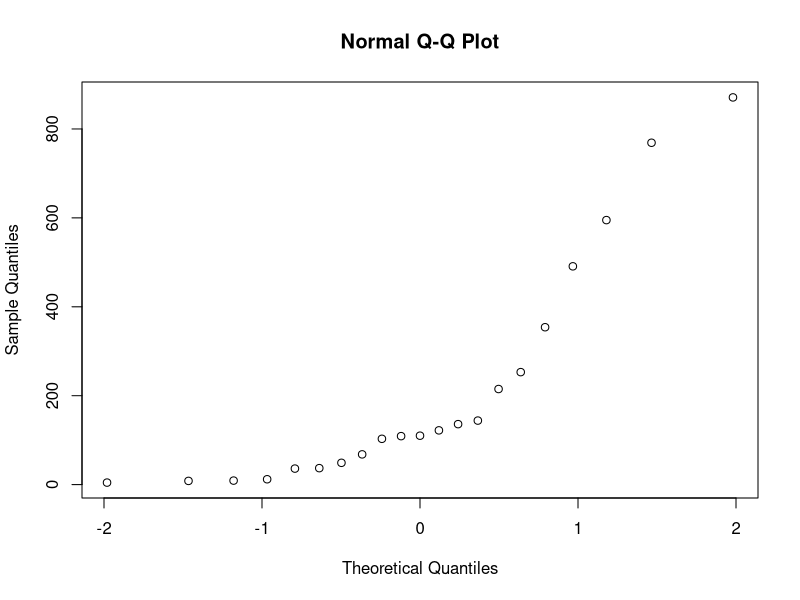
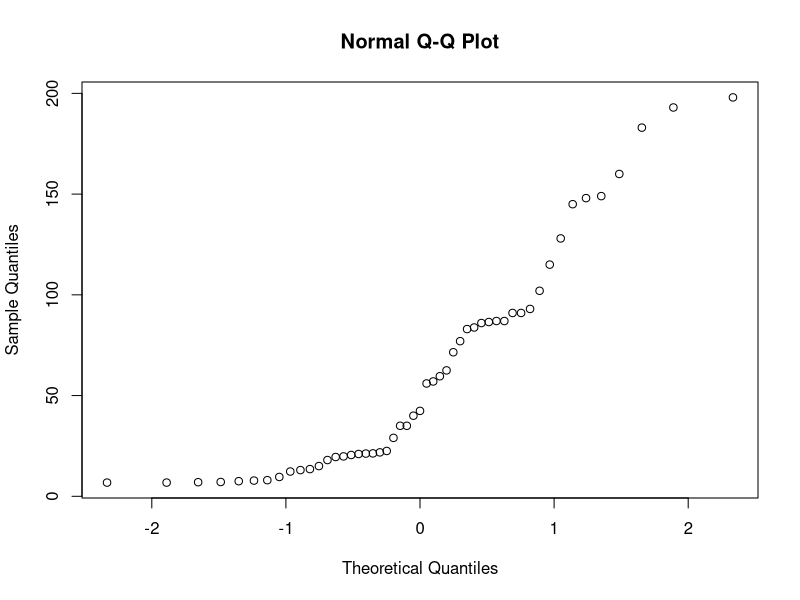
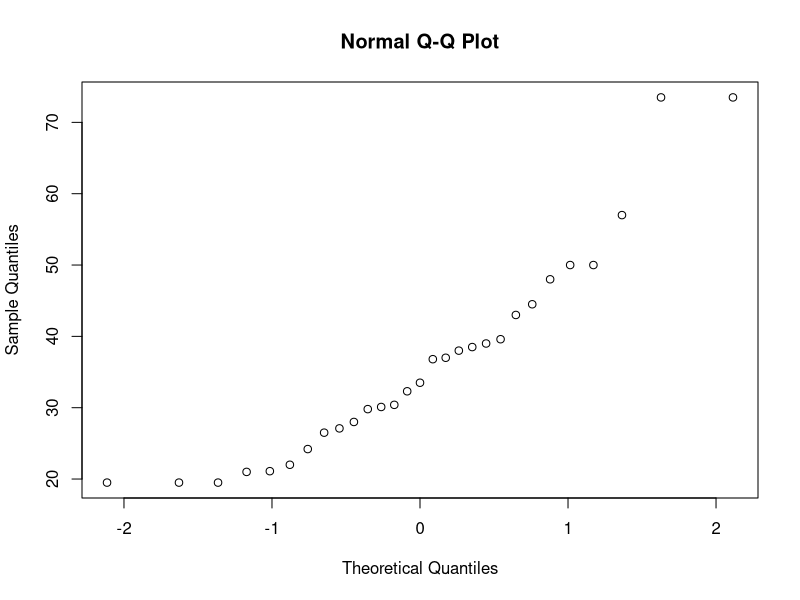
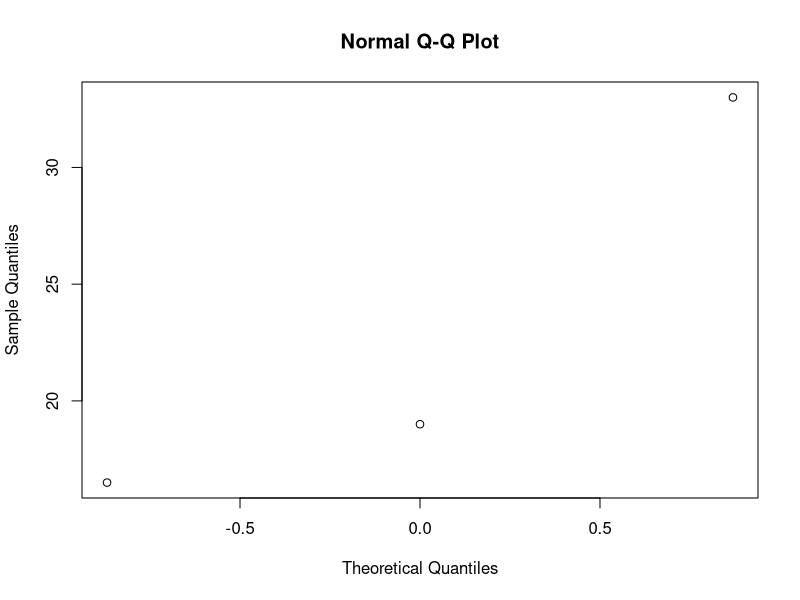
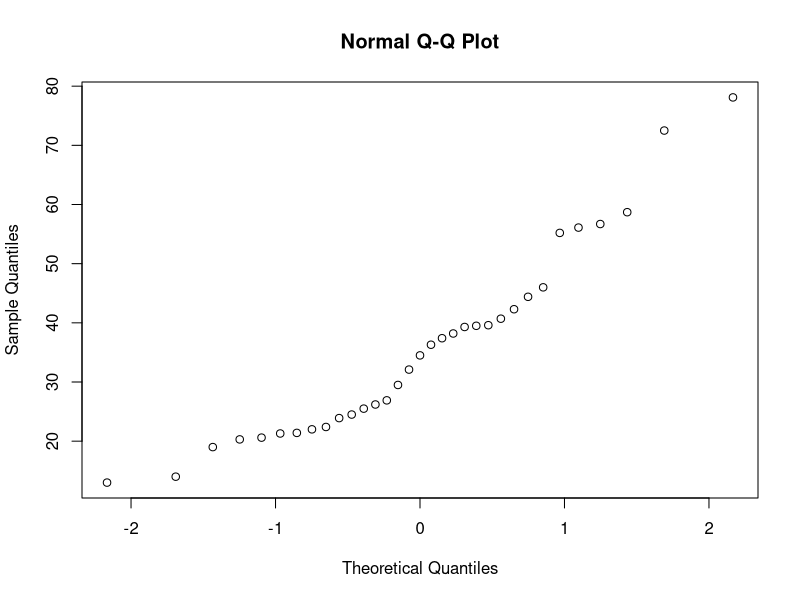
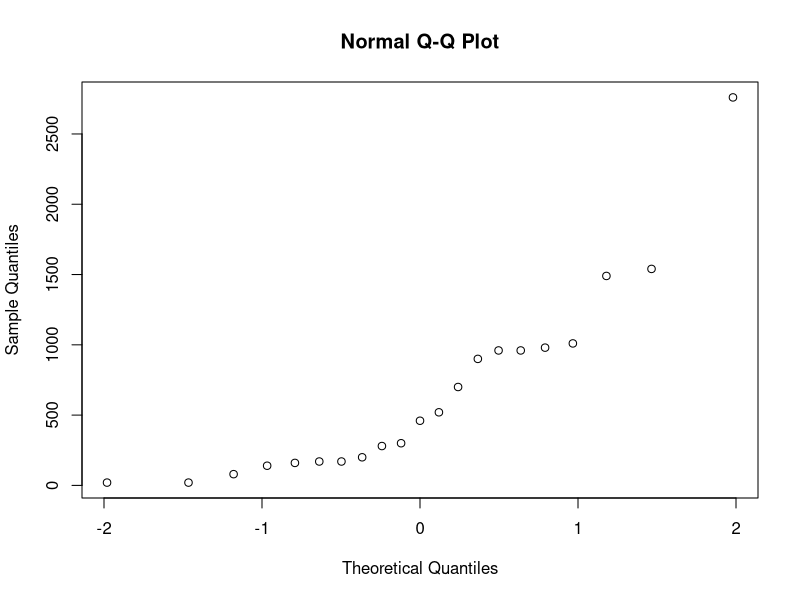
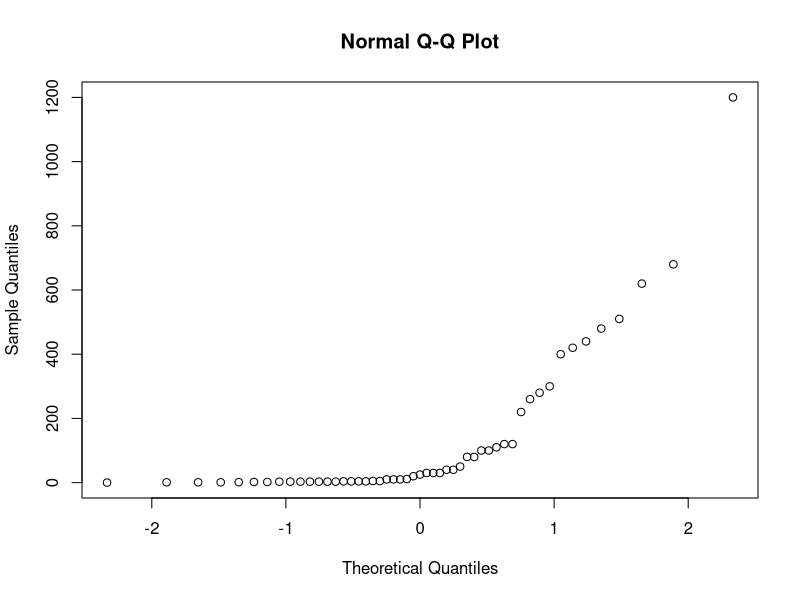
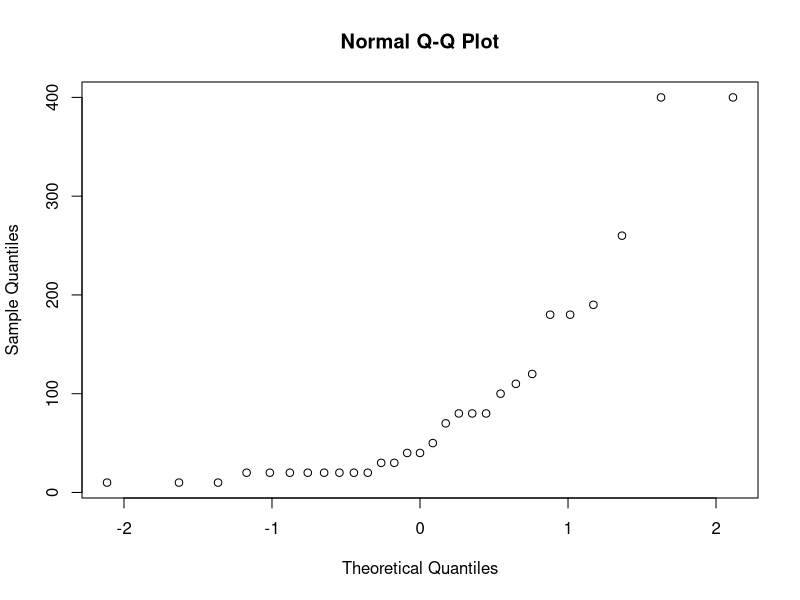

The R script that drew these images, in order: (Note: this script raises an error after producing the figures.)
#### Spring 2019 - Algal structure work - extended from CSUN M.S. work ####
# Clear Workspace 
#rm(list=ls())

library(tidyverse)
library(ggplot2)
library(cowplot)
library(patchwork)

# Algal volume and surface area were calculated as the values predicted from the power equations when applied to mean height and multiplied by density for each species on each transect, and then summed across all species on the transect.

#### (1) Part 1 - Building models ####
#### (2) Data upload ####
setwd("/Users/icarus2/Documents/Software/R/Tidy Workshop/Git/algalstructure_pub/Data_for_pub/")
alg <- read.csv("algalstructure_R.csv")


#### (3) Data Wrangling ####
# Height
MAPY_H <- subset(alg, subset = Species == "MAPY", select = Height)
SAHO_H <- subset(alg, subset = Species == "SAHO", select = Height)
SAPA_H <- subset(alg, subset = Species == "SAPA", select = Height)
SAMU_H <- subset(alg, subset = Species == "SAMU", select = Height)
STOS_H <- subset(alg, subset = Species == "STOS", select = Height)

# Volume
MAPY_V <- subset(alg, subset = Species == "MAPY", select = Vol)
SAHO_V <- subset(alg, subset = Species == "SAHO", select = Vol)
SAPA_V <- subset(alg, subset = Species == "SAPA", select = Vol)
SAMU_V <- subset(alg, subset = Species == "SAMU", select = Vol)
STOS_V <- subset(alg, subset = Species == "STOS", select = Vol)

# Surface area
MAPY_SA <- subset(alg, subset = Species == "MAPY", select = SA)
SAHO_SA <- subset(alg, subset = Species == "SAHO", select = SA)
SAPA_SA <- subset(alg, subset = Species == "SAPA", select = SA)
SAMU_SA <- subset(alg, subset = Species == "SAMU", select = SA)
STOS_SA <- subset(alg, subset = Species == "STOS", select = SA)


#### (4) Step 1: Run this for data wrangling - All together ####
MAPY<-subset(alg, subset = Species == "MAPY")
SAHO<-subset(alg, subset = Species == "SAHO")
SAPA<-subset(alg, subset = Species == "SAPA")
SAMU<-subset(alg, subset = Species == "SAMU")
STOS<-subset(alg, subset = Species == "STOS")



#### Satisfy assumptions ####
# Linear distribution
qqnorm(MAPY_H$Height)  # NO
qqnorm(SAHO_H$Height)  # NO
qqnorm(SAPA_H$Height)  # NO
qqnorm(SAMU_H$Height)  # NO
qqnorm(STOS_H$Height)  # Yes, ish - maybe linear fit

qqnorm(MAPY_V$Vol)  # NO
qqnorm(SAHO_V$Vol)  # NO
qqnorm(SAPA_V$Vol)  # NO
qqnorm(SAMU_V$Vol)  # NO
qqnorm(STOS_V$Vol)  # NO

qqnorm(MAPY_SA$SA)  # NO
qqnorm(SAHO_SA$SA)  # NO
qqnorm(SAPA_SA$SA)  # NO
qqnorm(SAMU_SA$SA)  # NO
qqnorm(STOS_SA$SA)  # NO

# Homogenity of variances
hov(Height~Species, data=alg)   # Satisfied
hov(Vol~Species, data=alg)      # Satisfied
hov(SA~Species, data=alg)       # Satisfied


#### ANOVA - Do metrics differ among species ####
height_anova <- aov(Height~Species,data=alg)   # Yes
summary(height_anova)      

vol_anova <- aov(Vol~Species,data=alg)   # Yes
summary(vol_anova)      

SA_anova <- aov(SA~Species,data=alg)   # Yes
summary(vol_anova)      


#### Initial plot data ####

# Height v. Vol

# M. pyrifera
ggplot(subset(alg,Species %in% "MAPY")) + 
  geom_point(aes(Height,Vol,group=Species)) +
  geom_smooth(aes(Height,Vol,group=Species),method = "lm")

# S. horneri
ggplot(subset(alg,Species %in% "SAHO")) + 
  geom_point(aes(Height,Vol,group=Species)) +
  geom_smooth(aes(Height,Vol,group=Species),method = "lm")

# S. palmeri
ggplot(subset(alg,Species %in% "SAPA")) + 
  geom_point(aes(Height,Vol,group=Species)) +
  geom_smooth(aes(Height,Vol,group=Species),method = "lm")

# S. muticum
ggplot(subset(alg,Species %in% "SAMU")) + 
  geom_point(aes(Height,Vol,group=Species)) +
  geom_smooth(aes(Height,Vol,group=Species),method = "lm")

# S. osmundacea ---> Must remove high volume (300 mL sample)
ggplot(subset(alg,Species %in% "STOS")) + 
  geom_point(aes(Height,Vol,group=Species)) +
  geom_smooth(aes(Height,Vol,group=Species),method = "lm")

#
# Height v. Sfc

# M. pyrifera
ggplot(subset(alg,Species %in% "MAPY")) + 
  geom_point(aes(Height,SA,group=Species)) +
  geom_smooth(aes(Height,SA,group=Species),method = "lm")

# S. horneri
ggplot(subset(alg,Species %in% "SAHO")) + 
  geom_point(aes(Height,SA,group=Species)) +
  geom_smooth(aes(Height,SA,group=Species),method = "lm")

# S. palmeri
ggplot(subset(alg,Species %in% "SAPA")) + 
  geom_point(aes(Height,SA,group=Species)) +
  geom_smooth(aes(Height,SA,group=Species),method = "lm")

# S. muticum
ggplot(subset(alg,Species %in% "SAMU")) + 
  geom_point(aes(Height,SA,group=Species)) +
  geom_smooth(aes(Height,SA,group=Species),method = "lm")

# S. osmundacea
ggplot(subset(alg,Species %in% "STOS")) + 
  geom_point(aes(Height,SA,group=Species)) +
  geom_smooth(aes(Height,SA,group=Species),method = "lm")


#### (5) Part 2 - Actual Models ####
# coefficents used for start
# MAPY
lm(log(Vol)~log(Height),data=subset(alg, Species=="MAPY")) 
lm(log(SA)~log(Height),data=subset(alg, Species=="MAPY")) 

# SAHO
lm(log(Vol)~log(Height),data=SAHO) 
lm(log(SA)~log(Height),data=SAHO)

# SAPA
lm(log(Vol)~log(Height),data=SAPA) 
lm(log(SA)~log(Height),data=SAPA)

# STOS
lm(log(Vol)~log(Height),data=STOS) 
lm(log(SA)~log(Height),data=STOS)

## power model -- coefficients from section above  
# MAPY
MAPY_vol<- nls(Vol ~ a * (Height)^b, start=list(a=3.007,b=0.631), data= MAPY)
MAPY_sfc<- nls(SA ~ a * Height^b, start=list(a=5.8353,b=0.3443), data= MAPY)

# SAHO
SAHO_vol<- nls(Vol ~ a * Height^b, start=list(a=-3.682,b=1.851), data= SAHO)
SAHO_sfc<- nls(SA ~ a * Height^b, start=list(a=2.711,b=1.013), data= SAHO)

# SAPA
SAPA_vol<- nls(Vol ~ a * Height^b, start=list(a=0.7099,b=1.3142), data= SAPA)
SAPA_sfc<- nls(SA ~ a * Height^b, start=list(a=2.213,b=1.462), data= SAPA)

# STOS
STOS_vol<- nls(Vol ~ a * Height^b, start=list(a=2.7161,b=0.3443), data= STOS)
STOS_sfc<- nls(SA ~ a * Height^b, start=list(a=6.0245,b=0.1717), data= STOS)

## Summaries
# MAPY
summary(MAPY_vol)
summary(MAPY_sfc)

# SAHO
summary(SAHO_vol)
summary(SAHO_sfc)

# SAPA
summary(SAPA_vol)
summary(SAPA_sfc)

# STOS
summary(STOS_vol)
summary(STOS_sfc)

## Goodness of fit
# MAPY
MAPY_VOL_GOF<-cor(MAPY$Vol,predict(MAPY_vol))
MAPY_SFC_GOF<-cor(MAPY$SA,predict(MAPY_sfc))

# SAHO
SAHO_VOL_GOF<-cor(SAHO$Vol,predict(SAHO_vol))
SAHO_SFC_GOF<-cor(SAHO$SA,predict(SAHO_sfc))

# SAPA
SAPA_VOL_GOF<-cor(SAPA$Vol,predict(SAPA_vol))
SAPA_SFC_GOF<-cor(SAPA$SA,predict(SAPA_sfc))

# STOS
STOS_VOL_GOF<-cor(STOS$Vol,predict(STOS_vol))
STOS_SFC_GOF<-cor(STOS$SA,predict(STOS_sfc))

models_vol_r2<-data.frame(rbind(MAPY_VOL_GOF,SAHO_VOL_GOF,SAPA_VOL_GOF,STOS_VOL_GOF))
models_sfc_r2<-data.frame(rbind(MAPY_SFC_GOF,SAHO_SFC_GOF,SAPA_SFC_GOF,STOS_SFC_GOF))

## plots 
# MAPY
MAPY_V_plot<-ggplot(MAPY, aes(x = Height,y = Vol)) + 
  geom_point() + 
  theme_bw() +
  theme(panel.border = element_rect(colour = "black", fill=NA, size=1)) +
  scale_y_continuous(limits = c(0,2000)) +
  geom_smooth(method = 'nls', se = FALSE,
              method.args = list(formula = y ~ a * (x^b), 
                                 start = list(a=3.01,b=0.63)))

MAPY_SA_plot<-ggplot(MAPY, aes(x = Height,y = SA)) + 
  geom_point() + 
  theme_bw() +
  theme(panel.border = element_rect(colour = "black", fill=NA, size=1)) +
  scale_y_continuous(limits = c(0,8000)) +
  geom_smooth(method = 'nls', se = FALSE,
              method.args = list(formula = y ~ a * (x^b), 
                                 start = list(a=5.8353,b=0.3443)))

# new per-reviewer
MAPY_SAV_plot<-ggplot(MAPY, aes(x = SA,y = Vol)) + 
  geom_point() + 
  theme_bw() +
  theme(panel.border = element_rect(colour = "black", fill=NA, size=1)) +
  scale_y_continuous(limits = c(0,3000)) +
  scale_x_continuous(limits = c(0,6000)) +
  ggtitle('MAPY')



# SAHO
SAHO_V_plot<-ggplot(SAHO, aes(x = Height,y = Vol)) + 
  geom_point() + 
  theme_bw() +
  theme(panel.border = element_rect(colour = "black", fill=NA, size=1)) +
  scale_y_continuous(limits = c(0,2000)) +
  geom_smooth(method = 'nls', se = FALSE,
              method.args = list(formula = y ~ a * (x^b), 
                                 start = list(a=-3.682,b=1.851)))

SAHO_SA_plot<-ggplot(SAHO, aes(x = Height,y = SA)) + 
  geom_point() + 
  theme_bw() +
  theme(panel.border = element_rect(colour = "black", fill=NA, size=1)) +
  scale_y_continuous(limits = c(0,8000)) +
  geom_smooth(method = 'nls', se = FALSE,
              method.args = list(formula = y ~ a * (x^b), 
                                 start = list(a=2.711,b=1.013)))

# new per-reviewer
SAHO_SAV_plot<-ggplot(SAHO, aes(x = SA,y = Vol)) + 
  geom_point() + 
  theme_bw() +
  theme(panel.border = element_rect(colour = "black", fill=NA, size=1),
        axis.title.y=element_blank()) +
  scale_y_continuous(limits = c(0,1500)) +
  ggtitle('SAHO')



# SAPA
SAPA_V_plot<-ggplot(SAPA, aes(x = Height,y = Vol)) + 
  geom_point() + 
  theme_bw() +
  theme(panel.border = element_rect(colour = "black", fill=NA, size=1)) +
  scale_y_continuous(limits = c(0,2000)) +
  geom_smooth(method = 'nls', se = FALSE,
              method.args = list(formula = y ~ a * (x^b), 
                                 start = list(a=0.7099,b=1.3142)))

SAPA_SA_plot<-ggplot(SAPA, aes(x = Height,y = SA)) + 
  geom_point() + 
  theme_bw() +
  theme(panel.border = element_rect(colour = "black", fill=NA, size=1)) +
  scale_y_continuous(limits = c(0,8000)) +
  geom_smooth(method = 'nls', se = FALSE,
              method.args = list(formula = y ~ a * (x^b), 
                                 start = list(a=2.213,b=1.462)))

# new per-reviewer
SAPA_SAV_plot<-ggplot(SAPA, aes(x = SA,y = Vol)) + 
  geom_point() + 
  theme_bw() +
  theme(panel.border = element_rect(colour = "black", fill=NA, size=1),
        axis.title.y=element_blank()) +
  scale_y_continuous(limits = c(0,600)) +
  ggtitle('SAPA')



# STOS
STOS_V_plot<-ggplot(STOS, aes(x = Height,y = Vol)) + 
  geom_point() + 
  theme_bw() +
  theme(panel.border = element_rect(colour = "black", fill=NA, size=1)) +
  scale_y_continuous(limits = c(0,2000)) +
  geom_smooth(method = 'nls', se = FALSE,
              method.args = list(formula = y ~ a * (x^b), 
                                 start = list(a=2.7161,b=0.3443)))

STOS_SA_plot<-ggplot(STOS, aes(x = Height,y = SA)) + 
  geom_point() + 
  theme_bw() +
  theme(panel.border = element_rect(colour = "black", fill=NA, size=1)) +
  scale_y_continuous(limits = c(0,8000)) +
  geom_smooth(method = 'nls', se = FALSE,
              method.args = list(formula = y ~ a * (x^b), 
                                 start = list(a=6.0245,b=0.1717)))

# new per-reviewer
STOS_SAV_plot<-ggplot(STOS, aes(x = SA,y = Vol)) + 
  geom_point() + 
  theme_bw() +
  theme(panel.border = element_rect(colour = "black", fill=NA, size=1), 
        axis.title.y=element_blank()) +
  scale_y_continuous(limits = c(0,400)) +
  ggtitle('STOS')






structure_models<-plot_grid(MAPY_V_plot,SAHO_V_plot,SAPA_V_plot,STOS_V_plot,MAPY_SA_plot,SAHO_SA_plot,SAPA_SA_plot,STOS_SA_plot, labels = c("MAPY","SAHO","SAPA","STNE","MAPY","SAHO","SAPA","STNE"), ncol = 4, nrow = 2, align = "v")

structure_models_SAV <- MAPY_SAV_plot + SAHO_SAV_plot +SAPA_SAV_plot+STOS_SAV_plot+  plot_layout(ncol = 4)


ggsave("/Users/icarus2/Documents/Software/R/Tidy Workshop/Git/algalstructure_pub/Figures/structure_models_SAV.eps", plot = structure_models_SAV, width = 10, height = 2.7)


#### (6) Predict Volume -- HAVE TO MODIFY COLUMN NAMES TO MATCH MODELS --- looks to be something weird with Mapy ####
field <- read.csv("algal_height_field.csv")

# MAPY
MAPY_Height <- data.frame(Height = field$MAPY_H_plant) ## make a new vector
MAPY_VOL_PREDICT <- data.frame(predict(MAPY_vol, newdata = MAPY_Height))
colnames(MAPY_VOL_PREDICT)[1] <- "MAPY_VOL"


# SAHO
SAHO_Height <- data.frame(Height = field$SAHO_H) ## make a new vector
SAHO_VOL_PREDICT <- data.frame(predict(SAHO_vol, newdata = SAHO_Height))
colnames(SAHO_VOL_PREDICT)[1] <- "SAHO_VOL"

# SAPA
SAPA_Height <- data.frame(Height = field$SAPA_H) ## make a new vector
SAPA_VOL_PREDICT <- data.frame(predict(SAPA_vol, newdata = SAPA_Height))
colnames(SAPA_VOL_PREDICT)[1] <- "SAPA_VOL"

# STOS
STOS_Height <- data.frame(Height = field$STOS_H) ## make a new vector
STOS_VOL_PREDICT <- data.frame(predict(STOS_vol, newdata = STOS_Height))
colnames(STOS_VOL_PREDICT)[1] <- "STOS_VOL"


#### (7) Predict Surface area -- HAVE TO MODIFY COLUMN NAMES TO MATCH MODELS --- looks to be something weird with Mapy ####
# MAPY
MAPY_Height <- data.frame(Height = field$MAPY_H_plant) ## make a new vector
MAPY_sfc_PREDICT <- data.frame(predict(MAPY_sfc, newdata = MAPY_Height))
colnames(MAPY_sfc_PREDICT)[1] <- "MAPY_SA"

# SAHO
SAHO_Height <- data.frame(Height = field$SAHO_H) ## make a new vector
SAHO_sfc_PREDICT <- data.frame(predict(SAHO_sfc, newdata = SAHO_Height))
colnames(SAHO_sfc_PREDICT)[1] <- "SAHO_SA"

# SAPA
SAPA_Height <- data.frame(Height = field$SAPA_H) ## make a new vector
SAPA_sfc_PREDICT <- data.frame(predict(SAPA_sfc, newdata = SAPA_Height))
colnames(SAPA_sfc_PREDICT)[1] <- "SAPA_SA"

# STOS
STOS_Height <- data.frame(Height = field$STOS_H) ## make a new vector
STOS_sfc_PREDICT <- data.frame(predict(STOS_sfc, newdata = STOS_Height))
colnames(STOS_sfc_PREDICT)[1] <- "STOS_SA"


## Write to new csv
`algal_volume`<-cbind(field$Season,field$Site,field$Tran,MAPY_VOL_PREDICT,SAHO_VOL_PREDICT,SAPA_VOL_PREDICT,STOS_VOL_PREDICT)
algal_sfc<-cbind(field$Season,field$Site,field$Tran,MAPY_sfc_PREDICT,SAHO_sfc_PREDICT,SAPA_sfc_PREDICT,STOS_sfc_PREDICT)


#### (8) Step 4 -- USE ME INSTEAD OF STEP 3 -- run this to build a new dataframe to run analyses with  ####
#setwd("~/Documents/Research/M.S. Thesis/Catalina Data/Data/Main Setup & Analysis/R/Ecology/algal structure - new models")
field <- read.csv("algal_height_field.csv")

colnames(MAPY_Height)[1] <- "MAPY_H"
colnames(SAHO_Height)[1] <- "SAHO_H"
colnames(SAPA_Height)[1] <- "SAPA_H"
colnames(STOS_Height)[1] <- "STOS_H"

algal_all_structure<-cbind(field$Season,field$Site,field$Tran,MAPY_Height,SAHO_Height,SAPA_Height,STOS_Height,MAPY_VOL_PREDICT,SAHO_VOL_PREDICT,SAPA_VOL_PREDICT,STOS_VOL_PREDICT,MAPY_sfc_PREDICT,SAHO_sfc_PREDICT,SAPA_sfc_PREDICT,STOS_sfc_PREDICT)

# Sum Volume across species
vol_colnms=c("MAPY_VOL", "SAHO_VOL", "SAPA_VOL", "STOS_VOL")
algal_all_structure$Total_volume<-rowSums(algal_all_structure[,vol_colnms],na.rm = T)

# Sum surface area across species
sa_colnms=c("MAPY_SA", "SAHO_SA", "SAPA_SA", "STOS_SA")
algal_all_structure$Total_SA<-rowSums(algal_all_structure[,sa_colnms],na.rm = T)

# mean height across species
H_colnms=c("MAPY_H", "SAHO_H", "SAPA_H", "STOS_H")
algal_all_structure$Total_H<-rowMeans(algal_all_structure[,H_colnms],na.rm = T)

setwd("/Users/icarus2/Documents/Software/R/Tidy Workshop/Git/algalstructure_pub/Data_for_pub/")

write.csv(algal_all_structure,"/Users/icarus2/Documents/Software/R/Tidy Workshop/Git/algalstructure_pub/Data_for_pub/algal_all_structure.csv")

#### (9) Wide to longform -- shooting for converting individual thallus height to SA/VOL, instead of transect averages ####

setwd("/Users/icarus2/Documents/Software/R/Tidy Workshop/Git/algalstructure_pub/Data_for_pub/Data Tidying")
SAHO_WIDE <- read.csv("SAHO_WIDE.csv",check.names=FALSE)
SAPA_WIDE <- read.csv("SAPA_WIDE.csv",check.names=FALSE)
STOS_WIDE <- read.csv("STOS_WIDE.csv",check.names=FALSE)
MAPY_WIDE <- read.csv("MAPY_WIDE.csv",check.names=FALSE)


SAHO_LONG <- SAHO_WIDE %>% gather(Height, Count, c(`3`:`210`),convert = TRUE)
MAPY_LONG <- MAPY_WIDE %>% gather(Height, Count, c(`50`:`900`),convert = TRUE)
SAPA_LONG <- SAPA_WIDE %>% gather(Height, Count, c(`7`:`80`),convert = TRUE)
STOS_LONG <- STOS_WIDE %>% gather(Height, Count, c(`7`:`60`),convert = TRUE)

#### (10) New predictions ####
# (1) Have to predict for individual heights
# (2) Multiply conversions by abundance ("SA_2")
# (3) Spread back to wide format
# (4) Sum up predictions, divide by abundance ("SA_f")
# (5) MUST SUM ALL VOLUME AND SURFACE AREA ACROSS SPECIES 

## Predict Surface area and volume
# MAPY
MAPY_LONG$SA <- NA
MAPY_LONG$VOL <- NA
MAPY_LONG$SA<-predict(MAPY_sfc, newdata = MAPY_LONG) # Step 1 - sfc
MAPY_LONG$VOL<-predict(MAPY_vol, newdata = MAPY_LONG) # Step 1 - vol

MAPY_LONG$SA_2 <- MAPY_LONG$SA * MAPY_LONG$Count # Step 2 - sfc
MAPY_LONG$VOL_2 <- MAPY_LONG$VOL * MAPY_LONG$Count # Step 2 - vol

MAPY_LONG_F<-MAPY_LONG %>%  # Step 4 - both sfc and vol
  dplyr::group_by(SEASON,SITE,TRAN) %>% 
  dplyr::summarize(SA_3 = sum(SA_2), VOL_3 = sum(VOL_2),MAPY_DENS = sum(Count)) %>%
  dplyr::mutate(SA_f = SA_3/MAPY_DENS, VOL_f = VOL_3/MAPY_DENS)

# SAHO
SAHO_LONG$SA <- NA
SAHO_LONG$VOL <- NA
SAHO_LONG$SA<-predict(SAHO_sfc, newdata = SAHO_LONG) # Step 1 - sfc
SAHO_LONG$VOL<-predict(SAHO_vol, newdata = SAHO_LONG) # Step 1 - vol

SAHO_LONG$SA_2 <- SAHO_LONG$SA * SAHO_LONG$Count # Step 2 - sfc
SAHO_LONG$VOL_2 <- SAHO_LONG$VOL * SAHO_LONG$Count # Step 2 - vol

SAHO_LONG_F<-SAHO_LONG %>%  # Step 4 - both sfc and vol
  dplyr::group_by(SEASON,SITE,TRAN) %>% 
  dplyr::summarize(SA_3 = sum(SA_2), VOL_3 = sum(VOL_2),SAHO_DENS = sum(Count)) %>%
  dplyr::mutate(SA_f = SA_3/SAHO_DENS, VOL_f = VOL_3/SAHO_DENS)

# SAPA
SAPA_LONG$SA <- NA
SAPA_LONG$VOL <- NA
SAPA_LONG$SA<-predict(SAPA_sfc, newdata = SAPA_LONG) # Step 1 - sfc
SAPA_LONG$VOL<-predict(SAPA_vol, newdata = SAPA_LONG) # Step 1 - vol

SAPA_LONG$SA_2 <- SAPA_LONG$SA * SAPA_LONG$Count # Step 2 - sfc
SAPA_LONG$VOL_2 <- SAPA_LONG$VOL * SAPA_LONG$Count # Step 2 - vol

SAPA_LONG_F<-SAPA_LONG %>%  # Step 4 - both sfc and vol
  dplyr::group_by(SEASON,SITE,TRAN) %>% 
  dplyr::summarize(SA_3 = sum(SA_2), VOL_3 = sum(VOL_2),SAPA_DENS = sum(Count)) %>%
  dplyr::mutate(SA_f = SA_3/SAPA_DENS, VOL_f = VOL_3/SAPA_DENS)

# STOS
STOS_LONG$SA <- NA
STOS_LONG$VOL <- NA
STOS_LONG$SA<-predict(STOS_sfc, newdata = STOS_LONG) # Step 1 - sfc
STOS_LONG$VOL<-predict(STOS_vol, newdata = STOS_LONG) # Step 1 - vol

STOS_LONG$SA_2 <- STOS_LONG$SA * STOS_LONG$Count # Step 2 - sfc
STOS_LONG$VOL_2 <- STOS_LONG$VOL * STOS_LONG$Count # Step 2 - vol

STOS_LONG_F<-STOS_LONG %>%  # Step 4 - both sfc and vol
  dplyr::group_by(SEASON,SITE,TRAN) %>% 
  dplyr::summarize(SA_3 = sum(SA_2), VOL_3 = sum(VOL_2),STOS_DENS = sum(Count))%>%
  dplyr::mutate(SA_f = SA_3/STOS_DENS, VOL_f = VOL_3/STOS_DENS)

#### (11) bring all together #### 

all<-data.frame(MAPY_LONG_F$SEASON,MAPY_LONG_F$SITE,MAPY_LONG_F$TRAN,MAPY_LONG_F$SA_3,MAPY_LONG_F$VOL_3,MAPY_LONG_F$MAPY_DENS,SAHO_LONG_F$SA_3,SAHO_LONG_F$VOL_3,SAHO_LONG_F$SAHO_DENS,SAPA_LONG_F$SA_3,SAPA_LONG_F$VOL_3,SAPA_LONG_F$SAPA_DENS,STOS_LONG_F$SA_3,STOS_LONG_F$VOL_3,STOS_LONG_F$STOS_DENS)
colnames(all)<-c("SEASON","SITE","TRAN","MAPY_SFA","MAPY_VOL","MAPY_DENS","SAHO_SFA","SAHO_VOL","SAHO_DENS","SAPA_SFA","SAPA_VOL","SAPA_DENS","STOS_SFA","STOS_VOL","STOS_DENS")

# sum across species
SFA_colnms=c("MAPY_SFA", "SAHO_SFA", "SAPA_SFA", "STOS_SFA")
DENS_colnms=c("MAPY_DENS", "SAHO_DENS", "SAPA_DENS", "STOS_DENS")
VOL_colnms=c("MAPY_VOL", "SAHO_VOL", "SAPA_VOL", "STOS_VOL")
H_colnms=c("MAPY_H", "SAHO_H", "SAPA_H", "STOS_H")

all$ALL_DENS<-(rowSums(all[,DENS_colnms],na.rm = T))
all$ALL_SFC<-(rowSums(all[,SFA_colnms],na.rm = T)/(all$ALL_DENS))
all$ALL_VOL<-(rowSums(all[,VOL_colnms],na.rm = T)/(rowSums(all[,DENS_colnms],na.rm = T)))
all$ALL_H<-(rowSums(algal_all_structure[,H_colnms],na.rm = T)/(rowSums(all[,DENS_colnms],na.rm = T)))

all[is.na(all)] <- 0

# put all together
write.csv(all,"/Users/icarus2/Documents/Software/R/Tidy Workshop/Git/algalstructure_pub/Data_for_pub/algal_structure_data.csv")


# END #

